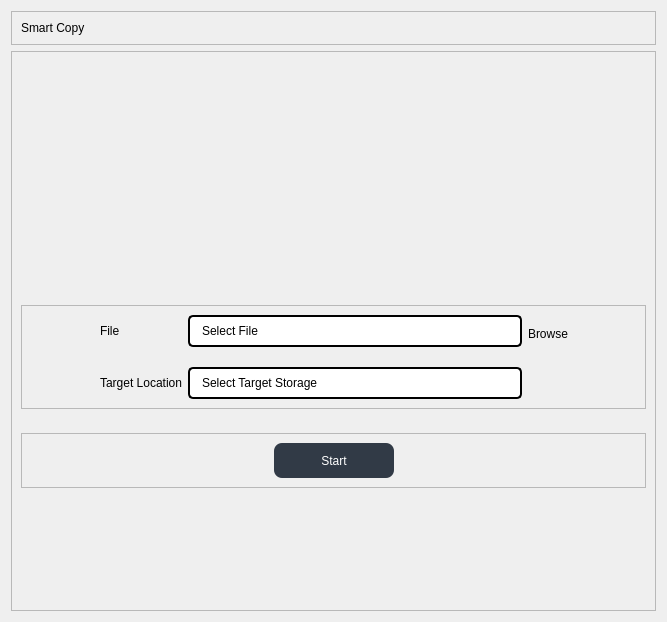
         <widget class="QWidget" name="smartCopypg">
          <layout class="QGridLayout" name="gridLayout_3">
           <item row="0" column="0">
            <widget class="QFrame" name="frame_7">
             <property name="frameShape">
              <enum>QFrame::StyledPanel</enum>
             </property>
             <property name="frameShadow">
              <enum>QFrame::Raised</enum>
             </property>
             <layout class="QGridLayout" name="gridLayout_13">
              <item row="0" column="0">
               <widget class="QLabel" name="label_17">
                <property name="styleSheet">
                 <string notr="true">font: 75 20pt &quot;MS Shell Dlg 2&quot;;</string>
                </property>
                <property name="text">
                 <string>Smart Copy</string>
                </property>
               </widget>
              </item>
             </layout>
            </widget>
           </item>
           <item row="1" column="0">
            <widget class="QFrame" name="frame_6">
             <property name="styleSheet">
              <string notr="true"/>
             </property>
             <property name="frameShape">
              <enum>QFrame::StyledPanel</enum>
             </property>
             <property name="frameShadow">
              <enum>QFrame::Raised</enum>
             </property>
             <layout class="QGridLayout" name="gridLayout_17">
              <item row="0" column="0">
               <layout class="QVBoxLayout" name="verticalLayout_17">
                <item>
                 <layout class="QHBoxLayout" name="horizontalLayout_14">
                  <item>
                   <spacer name="horizontalSpacer_13">
                    <property name="orientation">
                     <enum>Qt::Horizontal</enum>
                    </property>
                    <property name="sizeHint" stdset="0">
                     <size>
                      <width>40</width>
                      <height>20</height>
                     </size>
                    </property>
                   </spacer>
                  </item>
                  <item>
                   <widget class="QLabel" name="label_7">
                    <property name="minimumSize">
                     <size>
                      <width>400</width>
                      <height>210</height>
                     </size>
                    </property>
                    <property name="maximumSize">
                     <size>
                      <width>400</width>
                      <height>210</height>
                     </size>
                    </property>
                    <property name="text">
                     <string/>
                    </property>
                    <property name="pixmap">
                     <pixmap resource="sidebarresource.qrc">:/newPrefix/icons/smart copy.png</pixmap>
                    </property>
                    <property name="scaledContents">
                     <bool>true</bool>
                    </property>
                   </widget>
                  </item>
                  <item>
                   <spacer name="horizontalSpacer_14">
                    <property name="orientation">
                     <enum>Qt::Horizontal</enum>
                    </property>
                    <property name="sizeHint" stdset="0">
                     <size>
                      <width>40</width>
                      <height>20</height>
                     </size>
                    </property>
                   </spacer>
                  </item>
                 </layout>
                </item>
                <item>
                 <spacer name="verticalSpacer_13">
                  <property name="orientation">
                   <enum>Qt::Vertical</enum>
                  </property>
                  <property name="sizeHint" stdset="0">
                   <size>
                    <width>20</width>
                    <height>28</height>
                   </size>
                  </property>
                 </spacer>
                </item>
                <item>
                 <widget class="QFrame" name="frame_9">
                  <property name="frameShape">
                   <enum>QFrame::StyledPanel</enum>
                  </property>
                  <property name="frameShadow">
                   <enum>QFrame::Raised</enum>
                  </property>
                  <layout class="QGridLayout" name="gridLayout_16">
                   <item row="0" column="0">
                    <spacer name="horizontalSpacer_17">
                     <property name="orientation">
                      <enum>Qt::Horizontal</enum>
                     </property>
                     <property name="sizeHint" stdset="0">
                      <size>
                       <width>55</width>
                       <height>20</height>
                      </size>
                     </property>
                    </spacer>
                   </item>
                   <item row="0" column="1">
                    <layout class="QHBoxLayout" name="horizontalLayout_13">
                     <item>
                      <layout class="QVBoxLayout" name="verticalLayout_14">
                       <property name="spacing">
                        <number>20</number>
                       </property>
                       <item>
                        <widget class="QLabel" name="label_18">
                         <property name="styleSheet">
                          <string notr="true">font: 10pt &quot;MS Shell Dlg 2&quot;;</string>
                         </property>
                         <property name="text">
                          <string>File</string>
                         </property>
                        </widget>
                       </item>
                       <item>
                        <widget class="QLabel" name="label_19">
                         <property name="styleSheet">
                          <string notr="true">font: 10pt &quot;MS Shell Dlg 2&quot;;</string>
                         </property>
                         <property name="text">
                          <string>Target Location</string>
                         </property>
                        </widget>
                       </item>
                      </layout>
                     </item>
                     <item>
                      <layout class="QVBoxLayout" name="verticalLayout_15">
                       <property name="spacing">
                        <number>20</number>
                       </property>
                       <item>
                        <widget class="QLineEdit" name="smtFileEdit">
                         <property name="minimumSize">
                          <size>
                           <width>334</width>
                           <height>32</height>
                          </size>
                         </property>
                         <property name="maximumSize">
                          <size>
                           <width>334</width>
                           <height>32</height>
                          </size>
                         </property>
                         <property name="styleSheet">
                          <string notr="true">QLineEdit {
	border: 2px solid rgb(0, 0, 0);
	border-radius: 5px;
	padding: 5px 10px;
}

QLineEdit:focus {
	border-color: rgb(31, 93, 121)
}</string>
                         </property>
                         <property name="text">
                          <string>Select File</string>
                         </property>
                        </widget>
                       </item>
                       <item>
                        <widget class="QLineEdit" name="smtDestEdit">
                         <property name="minimumSize">
                          <size>
                           <width>334</width>
                           <height>32</height>
                          </size>
                         </property>
                         <property name="maximumSize">
                          <size>
                           <width>334</width>
                           <height>32</height>
                          </size>
                         </property>
                         <property name="styleSheet">
                          <string notr="true">QLineEdit {
	border: 2px solid rgb(0, 0, 0);
	border-radius: 5px;
	padding: 5px 10px;
}

QLineEdit:focus {
	border-color: rgb(31, 93, 121)
}</string>
                         </property>
                         <property name="text">
                          <string>Select Target Storage</string>
                         </property>
                        </widget>
                       </item>
                      </layout>
                     </item>
                     <item>
                      <layout class="QVBoxLayout" name="verticalLayout_16">
                       <property name="spacing">
                        <number>20</number>
                       </property>
                       <item>
                        <widget class="QPushButton" name="selectSmtFileBtn">
                         <property name="cursor">
                          <cursorShape>PointingHandCursor</cursorShape>
                         </property>
                         <property name="styleSheet">
                          <string notr="true">border: 10px;</string>
                         </property>
                         <property name="text">
                          <string>Browse</string>
                         </property>
                         <property name="icon">
                          <iconset>
                           <normaloff>:/newPrefix/icons/add-file-24.ico</normaloff>:/newPrefix/icons/add-file-24.ico</iconset>
                         </property>
                        </widget>
                       </item>
                       <item>
                        <widget class="QPushButton" name="selectSmtDestBtn">
                         <property name="cursor">
                          <cursorShape>PointingHandCursor</cursorShape>
                         </property>
                         <property name="styleSheet">
                          <string notr="true">border: none;</string>
                         </property>
                         <property name="text">
                          <string/>
                         </property>
                         <property name="icon">
                          <iconset>
                           <normaloff>:/newPrefix/icons/arrow-141-24.ico</normaloff>:/newPrefix/icons/arrow-141-24.ico</iconset>
                         </property>
                        </widget>
                       </item>
                      </layout>
                     </item>
                    </layout>
                   </item>
                   <item row="0" column="2">
                    <spacer name="horizontalSpacer_18">
                     <property name="orientation">
                      <enum>Qt::Horizontal</enum>
                     </property>
                     <property name="sizeHint" stdset="0">
                      <size>
                       <width>54</width>
                       <height>20</height>
                      </size>
                     </property>
                    </spacer>
                   </item>
                  </layout>
                 </widget>
                </item>
                <item>
                 <spacer name="verticalSpacer_14">
                  <property name="orientation">
                   <enum>Qt::Vertical</enum>
                  </property>
                  <property name="sizeHint" stdset="0">
                   <size>
                    <width>20</width>
                    <height>18</height>
                   </size>
                  </property>
                 </spacer>
                </item>
                <item>
                 <widget class="QFrame" name="frame_8">
                  <property name="frameShape">
                   <enum>QFrame::StyledPanel</enum>
                  </property>
                  <property name="frameShadow">
                   <enum>QFrame::Raised</enum>
                  </property>
                  <layout class="QGridLayout" name="gridLayout_15">
                   <item row="0" column="0">
                    <spacer name="horizontalSpacer_15">
                     <property name="orientation">
                      <enum>Qt::Horizontal</enum>
                     </property>
                     <property name="sizeHint" stdset="0">
                      <size>
                       <width>243</width>
                       <height>20</height>
                      </size>
                     </property>
                    </spacer>
                   </item>
                   <item row="0" column="1">
                    <widget class="QPushButton" name="smtStartBtn">
                     <property name="minimumSize">
                      <size>
                       <width>120</width>
                       <height>35</height>
                      </size>
                     </property>
                     <property name="maximumSize">
                      <size>
                       <width>120</width>
                       <height>35</height>
                      </size>
                     </property>
                     <property name="cursor">
                      <cursorShape>PointingHandCursor</cursorShape>
                     </property>
                     <property name="styleSheet">
                      <string notr="true">QPushButton{
border-radius: 8px;
font: 11pt &quot;MS Shell Dlg 2&quot;;
color: rgb(255, 255, 255);
background-color: rgb(49, 58, 70);}

QPushButton:hover{
	background-color: rgb(85, 170, 255);
	
	color: rgb(255, 255, 255);;

}</string>
                     </property>
                     <property name="text">
                      <string>Start</string>
                     </property>
                    </widget>
                   </item>
                   <item row="0" column="2">
                    <spacer name="horizontalSpacer_16">
                     <property name="orientation">
                      <enum>Qt::Horizontal</enum>
                     </property>
                     <property name="sizeHint" stdset="0">
                      <size>
                       <width>242</width>
                       <height>20</height>
                      </size>
                     </property>
                    </spacer>
                   </item>
                  </layout>
                 </widget>
                </item>
               </layout>
              </item>
              <item row="1" column="0">
               <spacer name="verticalSpacer_15">
                <property name="orientation">
                 <enum>Qt::Vertical</enum>
                </property>
                <property name="sizeHint" stdset="0">
                 <size>
                  <width>20</width>
                  <height>113</height>
                 </size>
                </property>
               </spacer>
              </item>
             </layout>
            </widget>
           </item>
          </layout>
         </widget>
